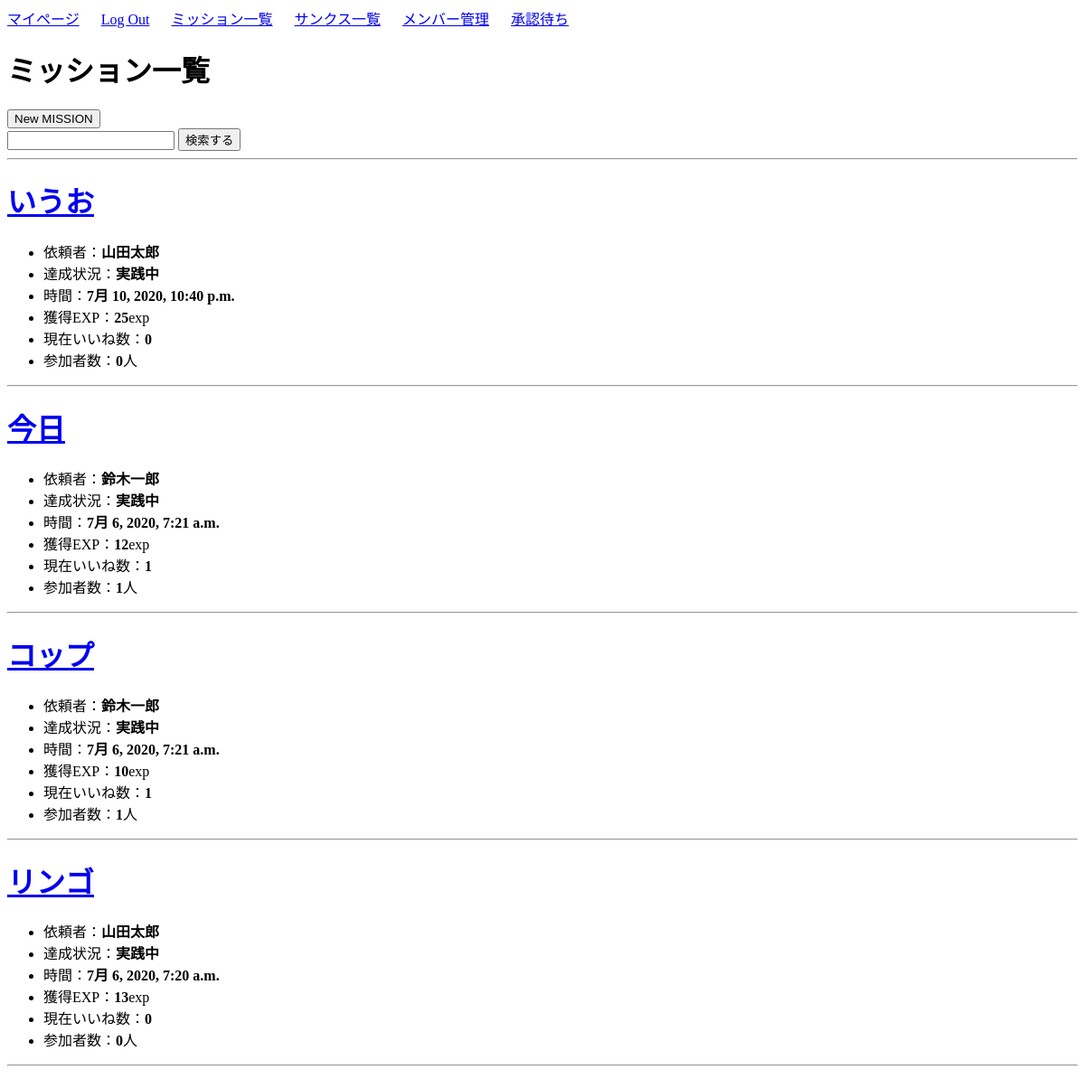
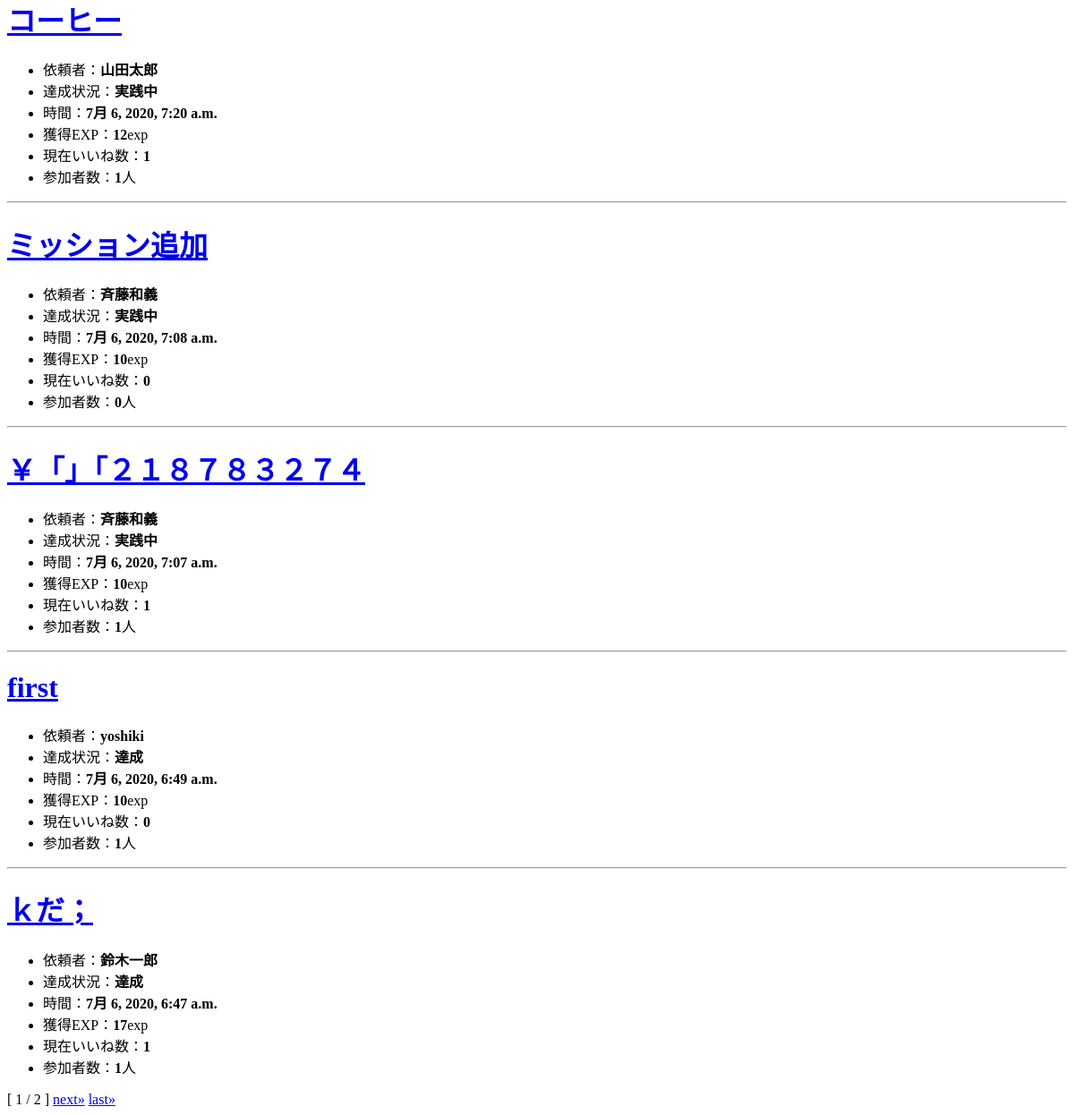
Page /mission/home/ (signed in) on the earlier database version (2 pictures, top to bottom).
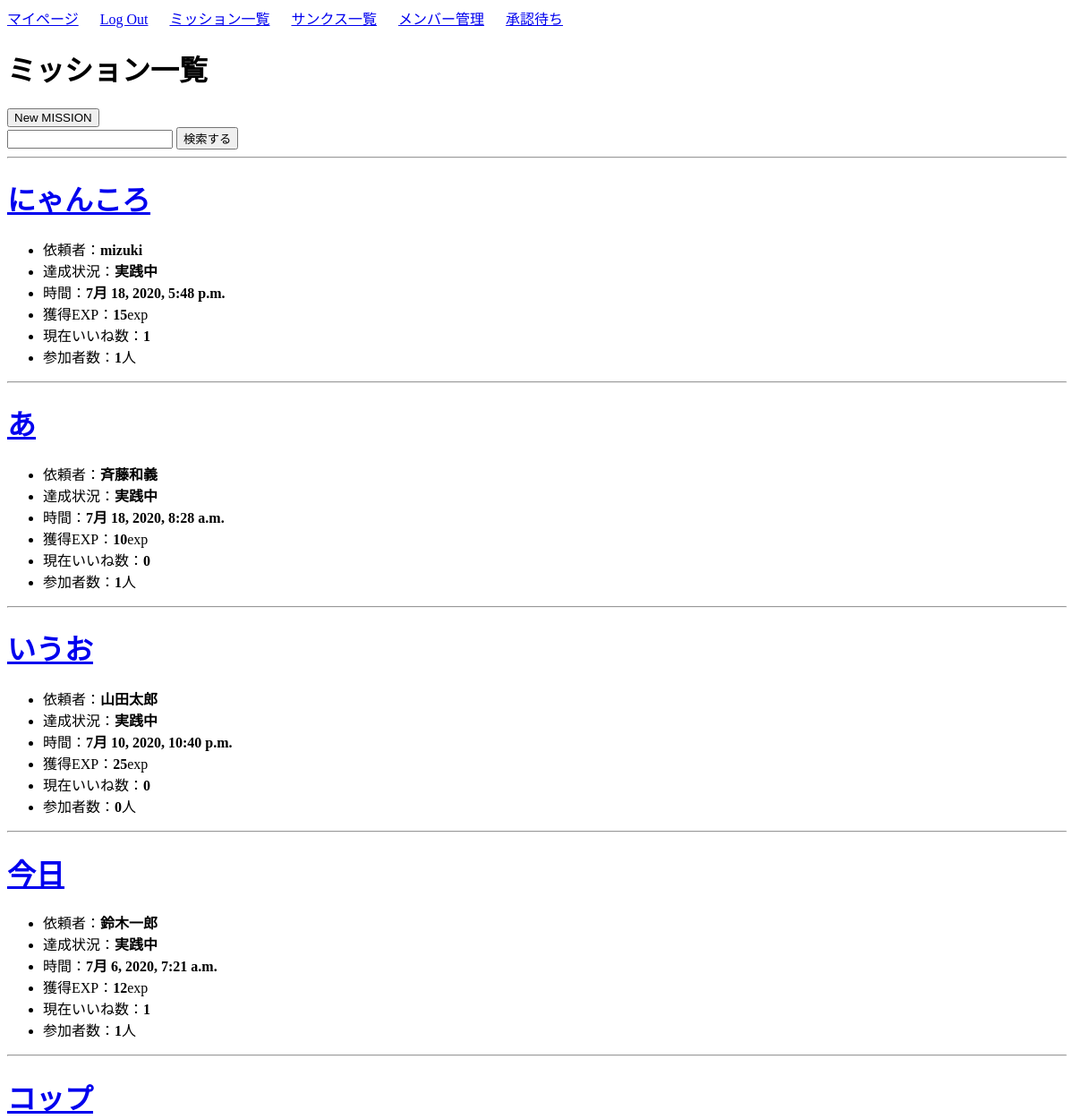
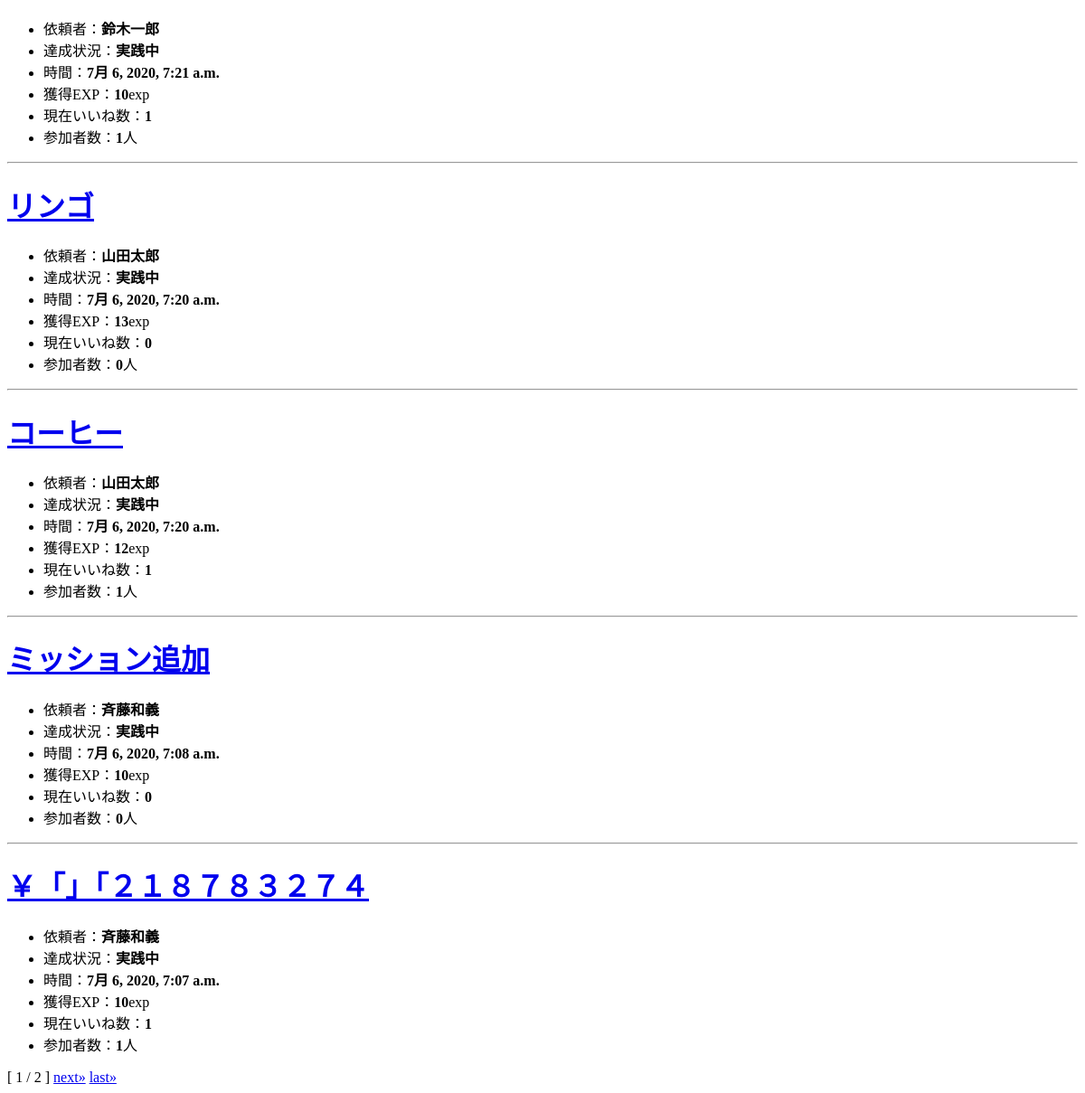
Same page on the later database version (2 pictures, top to bottom).
### mission/models.py (models this page shows, shortened)
class Mission(models.Model):
    author = models.ForeignKey(User, on_delete=models.CASCADE)
    title = models.CharField(max_length=100)
    content = models.TextField()
    date_posted = models.DateTimeField(default=timezone.now)
    mission_flg = models.IntegerField(choices=EXAMPLE_FLG, default=0)    # 達成状況(0:実践中 / 1:達成)
    cost_exp = models.IntegerField(default=3)                            # 作成時に消費されるポイント(使えていない)
    success_exp = models.IntegerField(default=10)                        # クリア報酬ポイント
    good_count = models.IntegerField(default=0)                          # いいね数
    participants = models.IntegerField(default=0)                        # 参加者数
    participants_list_text = models.CharField(max_length=200, default='')# 参加者リスト(文字列で保存)
    participants_list = models.ManyToManyField(Profile)                  # 参加者リスト(他対他)
    approval = models.IntegerField(choices=EXAMPLE_APPROVAL, default=0)  # 承認状況

### mission/views.py (the view)
# urls.py: path('mission/home/',views.MissionListView.as_view(),name='mission-home'),
class MissionListView(ListView):
    model = Mission
    template_name = 'mission/home.html'
    context_object_name = 'missions'
    paginate_by = 9
    def get_context_data(self, **kwargs):
        context = super(MissionListView, self).get_context_data(**kwargs)
        profile = Profile.objects.get(user=self.request.user)
        context["profile"] = profile
        return context
    def get_queryset(self):
        q_word = self.request.GET.get('query')
        if q_word:
            object_list = Mission.objects.filter(
                Q(author__username__icontains=q_word)|Q(participants_list__user__username__icontains=q_word)).order_by('-date_posted')
        else:
            object_list = Mission.objects.all().order_by('-date_posted')
        return object_list

### mission/templates/mission/home.html (shortened to what this page needs)
{% extends 'mission/base.html' %}
{% block body %}
<h1>ミッション一覧</h1>
<div>
    <form action="{% url 'mission-create' %}">
        <button type="submit">New MISSION</button>
    </form>
    <form action="" method="get">
        <input name="query" value="{{ request.GET.query }}" type="text">
        <button type="submit">検索する</button>
    </form>
    {% for mission in missions %}
        {% if mission.get_approval_display == '承認済み' %}
            <hr>
            <h1><a href="{% url 'mission-detail' mission.id %}">{{ mission.title }}</a></h1>
            <ul>
                <li>依頼者：<b>{{ mission.author }}</b></li>
                <li>達成状況：<b>{{ mission.get_mission_flg_display }}</b></li>
                <li>時間：<b>{{ mission.date_posted }}</b></li>
                <li>獲得EXP：<b>{{ mission.success_exp }}</b>exp</li>
                <li>現在いいね数：<b>{{ mission.good_count }}</b></li>
                <li>参加者数：<b>{{ mission.participants }}</b>人</li>
            </ul>
        {% endif %}
    {% endfor %}
        <span>[ {{ page_obj.number }} / {{ page_obj.paginator.num_pages }} ]</span>
    {% if page_obj.has_next %}
        <a href="?page={{ page_obj.next_page_number}}">next&raquo;</a>
        <a href="?page={{ page_obj.paginator.num_pages }}">last&raquo;</a>
    {% endif %}
</div>
{% endblock body %}

Differences in the rows shown:
no longer on this page (row unchanged): Mission: title "first", author "yoshiki", mission_flg "達成", date_posted "7月 6, 2020, 6:49 a.m.", success_exp "10", good_count "0", participants "1"
no longer on this page (row unchanged): Mission: title "ｋだ；", author "鈴木一郎", mission_flg "達成", date_posted "7月 6, 2020, 6:47 a.m.", success_exp "17", good_count "1", participants "1"
added Mission: title "にゃんころ", author "mizuki", mission_flg "実践中", date_posted "7月 18, 2020, 5:48 p.m.", success_exp "15", good_count "1", participants "1"
added Mission: title "あ", author "斉藤和義", mission_flg "実践中", date_posted "7月 18, 2020, 8:28 a.m.", success_exp "10", good_count "0", participants "1"
